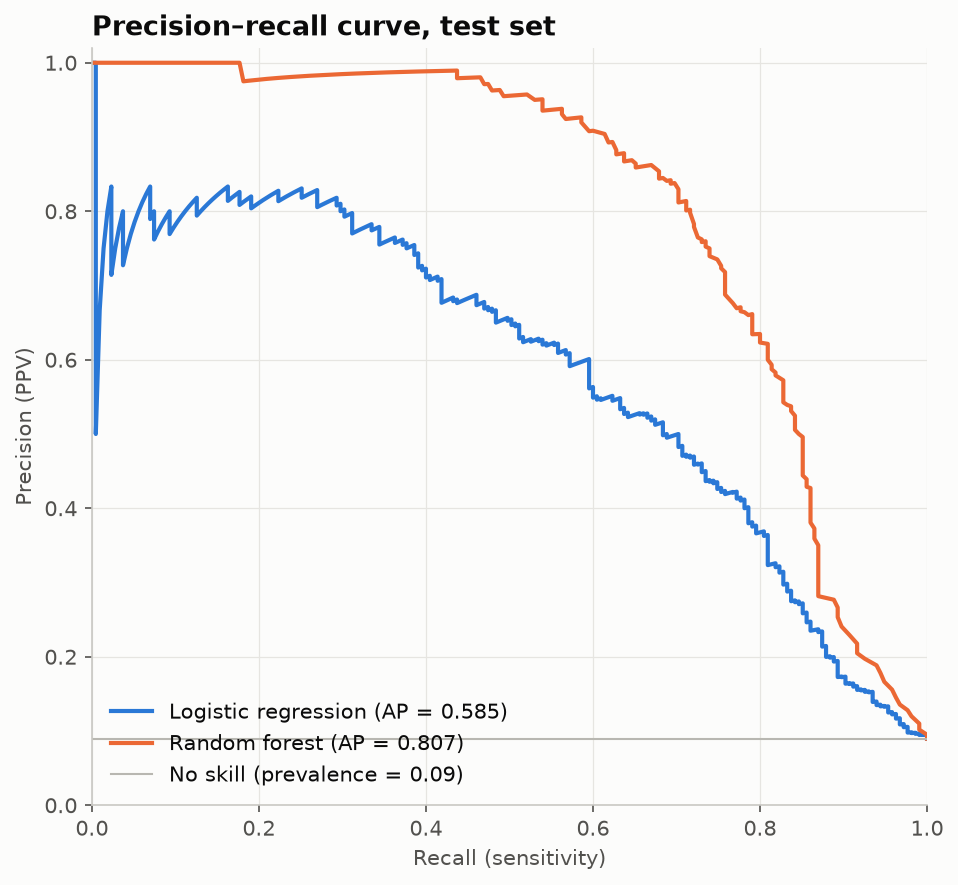

The Python source for this figure:
"""
Precision–Recall Curve  -  family: Machine learning

DESIGN PURPOSE
Plots precision (positive predictive value) against recall (sensitivity)
across thresholds. Unlike ROC, it focuses on the positive class, so it stays
honest when positives are rare.

WHEN TO USE
  - Evaluate classifiers on imbalanced data (rare disease screening, fraud,
    defects)
  - Show the cost of false positives when chasing more recall

AVOID WHEN
  - Classes are balanced and both matter equally (ROC is more familiar)
  - Comparing PR curves across datasets with different prevalence (the
    baselines differ)

ALTERNATIVES
  - ROC curve
  - Precision/recall versus threshold line chart

EXAMPLE
Screening model for a rare outcome (about 8% prevalence), comparing two
classifiers.

Run:  python precision_recall_curve.py
      python precision_recall_curve.py --real-data   (real dataset: sklearn.datasets.load_breast_cancer() — Wisconsin diagnostic breast cancer, 569 tumours (malignant = positive), bundled with scikit-learn)
"""
import sys
from pathlib import Path

import numpy as np
import pandas as pd
import matplotlib.pyplot as plt

# Library style: categorical colors in fixed order, recessive axes, hairline grid.
PALETTE = ["#2a78d6", "#eb6834", "#1baf7a", "#eda100",
           "#e87ba4", "#008300", "#6250d6", "#e34948"]
SEQ_CMAP = "Blues"      # sequential: one hue, light -> dark
DIV_CMAP = "RdBu_r"     # diverging: two opposite hues, neutral midpoint
GRAY = "#b8b7b1"        # de-emphasised marks
plt.rcParams.update({
    "figure.figsize": (8, 4.8), "figure.dpi": 110, "figure.facecolor": "#fcfcfb",
    "axes.facecolor": "#fcfcfb", "axes.edgecolor": "#c9c8c3", "axes.linewidth": 0.8,
    "axes.spines.top": False, "axes.spines.right": False,
    "axes.grid": True, "grid.color": "#e6e5e1", "grid.linewidth": 0.6, "axes.axisbelow": True,
    "axes.prop_cycle": plt.cycler(color=PALETTE),
    "axes.titlesize": 13, "axes.titleweight": "bold", "axes.titlelocation": "left",
    "axes.labelcolor": "#52514e", "xtick.color": "#52514e", "ytick.color": "#52514e",
    "text.color": "#0b0b0b", "font.size": 10, "lines.linewidth": 2,
    "legend.frameon": False,
})

from sklearn.datasets import make_classification
from sklearn.model_selection import train_test_split
from sklearn.linear_model import LogisticRegression
from sklearn.ensemble import RandomForestClassifier
from sklearn.metrics import precision_recall_curve, average_precision_score

# --- Example data ------------------------------------------------------------
X, y = make_classification(n_samples=6000, n_features=20, n_informative=6, weights=[0.92],
                           flip_y=0.02, random_state=1)
X_tr, X_te, y_tr, y_te = train_test_split(X, y, test_size=0.4, random_state=1, stratify=y)
models = {"Logistic regression": LogisticRegression(max_iter=1000),
          "Random forest": RandomForestClassifier(n_estimators=300, random_state=1)}
scores = {name: m.fit(X_tr, y_tr).predict_proba(X_te)[:, 1] for name, m in models.items()}
df = pd.DataFrame({"y_true": y_te, **scores})
print(f"prevalence = {df.y_true.mean():.3f}")
df.head()

REAL_DATA = "--real-data" in sys.argv
if REAL_DATA:  # sklearn.datasets.load_breast_cancer() — Wisconsin diagnostic breast cancer, 569 tumours (malignant = positive), bundled with scikit-learn
    from sklearn.datasets import load_breast_cancer
    from sklearn.pipeline import make_pipeline
    from sklearn.preprocessing import StandardScaler
    bc = load_breast_cancer()
    X, y = bc.data, 1 - bc.target                       # 1 = malignant
    X_tr, X_te, y_tr, y_te = train_test_split(X, y, test_size=0.4, random_state=1, stratify=y)

    models = {"Logistic regression": make_pipeline(StandardScaler(), LogisticRegression(max_iter=1000)),
              "Random forest": RandomForestClassifier(n_estimators=300, random_state=1)}
    scores = {name: m.fit(X_tr, y_tr).predict_proba(X_te)[:, 1] for name, m in models.items()}
    df = pd.DataFrame({"y_true": y_te, **scores})
    print(f"prevalence = {df.y_true.mean():.3f}")
    df.head()

# --- Plot --------------------------------------------------------------------
fig, ax = plt.subplots(figsize=(6.5, 6))
for i, name in enumerate(scores):
    p, r, _ = precision_recall_curve(df["y_true"], df[name])
    ap = average_precision_score(df["y_true"], df[name])
    ax.plot(r, p, color=PALETTE[i], label=f"{name} (AP = {ap:.3f})")
prev = df["y_true"].mean()
ax.axhline(prev, color=GRAY, linewidth=1, label=f"No skill (prevalence = {prev:.2f})")
ax.set_xlabel("Recall (sensitivity)"); ax.set_ylabel("Precision (PPV)")
ax.set_xlim(0, 1); ax.set_ylim(0, 1.02)
ax.set_title("Precision–recall curve, test set")
ax.legend(loc="lower left")
fig.tight_layout()

# --- Save / show -------------------------------------------------------------
out = Path(__file__).with_name(Path(__file__).stem + ("_real" if REAL_DATA else "") + ".png")
fig.savefig(out, dpi=150, bbox_inches="tight")
print(f"saved {out}")
if "--no-show" not in sys.argv:
    plt.show()
